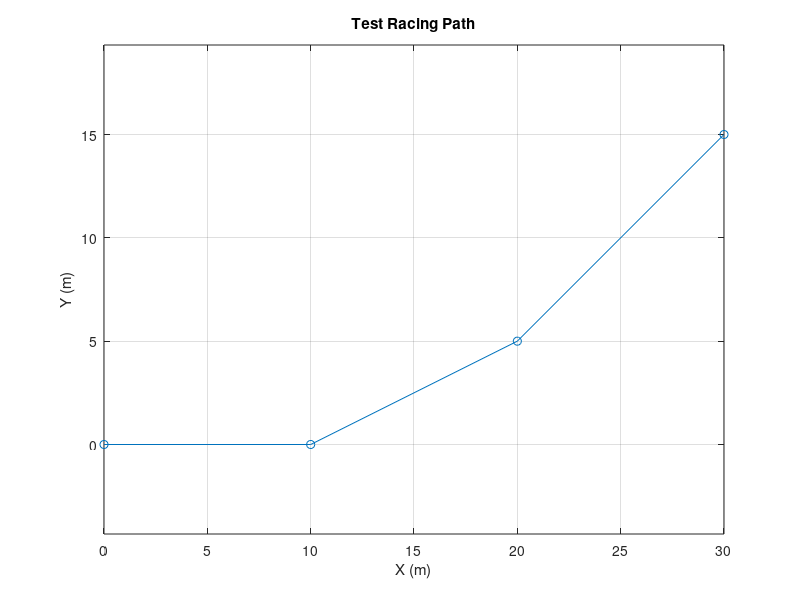

This chart was generated by the following MATLAB code:
x = [0 10 20 30];
y = [0 0 5 15];

plot(x, y, "-o")
axis equal
grid on

title("Test Racing Path")
xlabel("X (m)")
ylabel("Y (m)")
